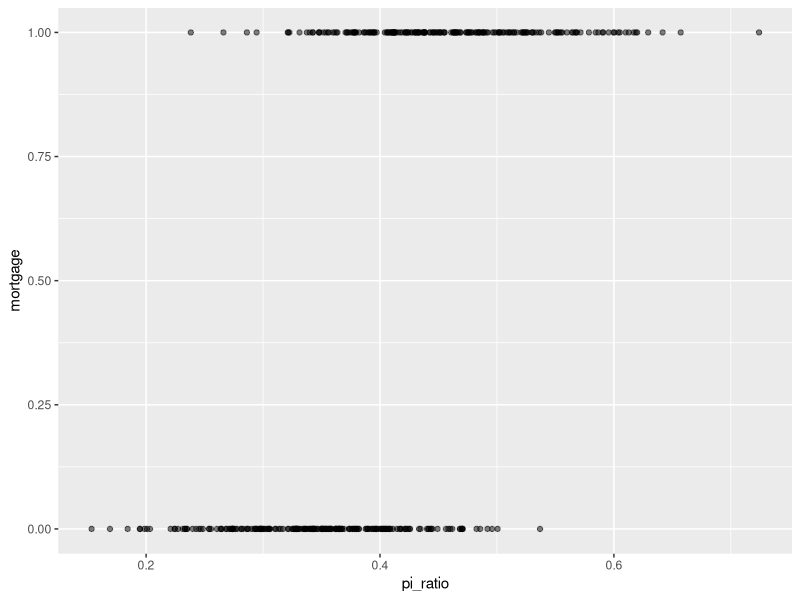
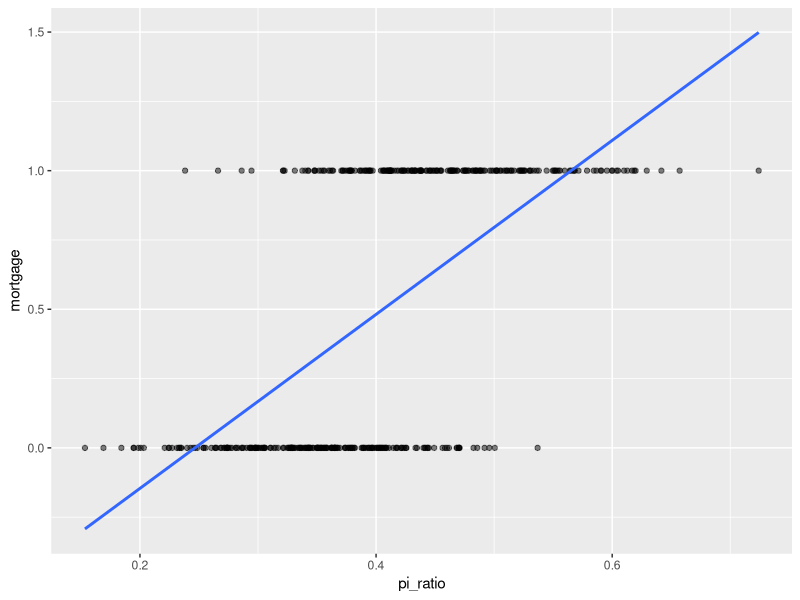
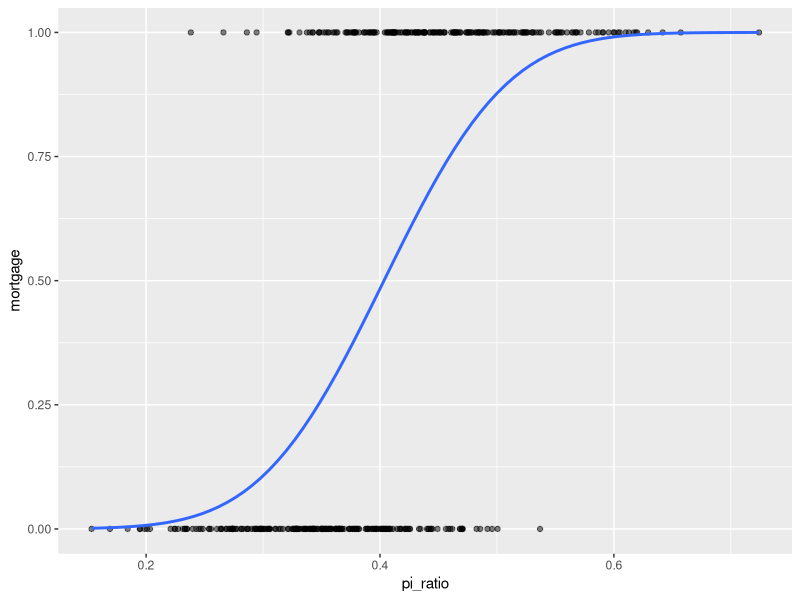
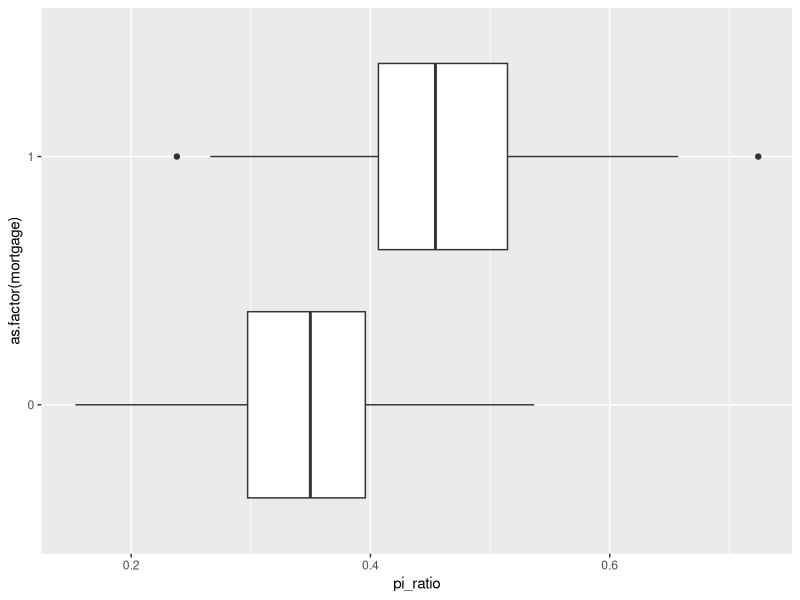
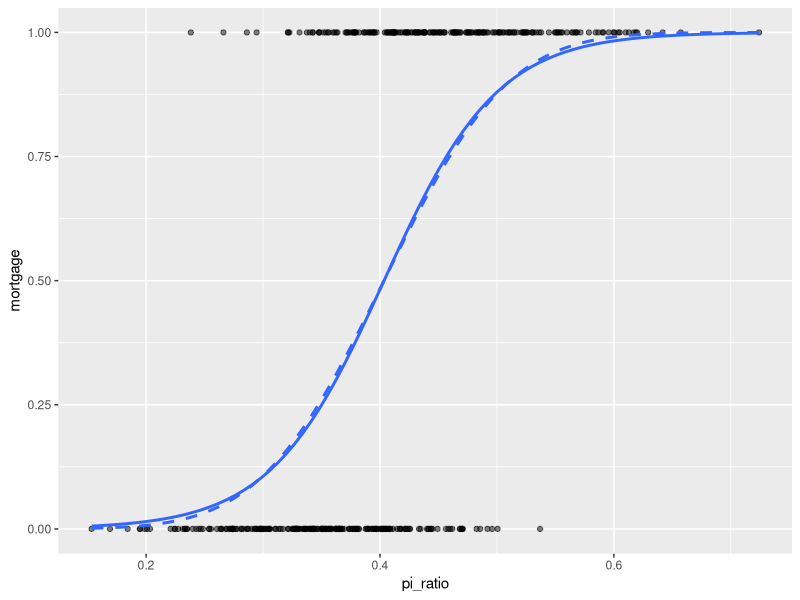

Write the R code that produced these figures, in order.
## ---- chunk 1
knitr::opts_chunk$set(echo = TRUE, warning = FALSE, 
                      error = FALSE, message = FALSE)

library(tidyverse)
library(knitr)
## ---- chunk 2

# library(AER)
# data(HMDA)

# Set seed for reproducibility
set.seed(123)

# Number of observations
n <- 414

# Generate P/I ratio values (assuming a normal distribution)
pi_ratio <- rnorm(n, mean = 0.4, sd = 0.1)

# Generate mortgage variable based on P/I ratio
mortgage_prob <- pnorm(pi_ratio, mean = 0.4, sd = 0.1)
mortgage <- rbinom(n, size = 1, prob = mortgage_prob)

# Create dataset
mortgage_data <- data.frame(mortgage = mortgage, pi_ratio = pi_ratio)

# Display the first few rows of the dataset
head(mortgage_data)
summary(mortgage_data)

## ---- chunk 3
mortgage_data %>% 
  summarise_all(mean)

mortgage_data %>% 
  summarise(correlation = cor(mortgage, pi_ratio))
## ---- chunk 4
ggplot(  
  mortgage_data,  
  aes(pi_ratio, mortgage)) +  
  geom_point(alpha = .5)
## ---- chunk 5
ggplot(  
  mortgage_data,  
  aes(pi_ratio, mortgage)) +  
  geom_point(alpha = .5) +
  geom_smooth(    
    method = "lm",   
    se = FALSE)
## ---- chunk 6
mdl_mort_vs_pi <- lm(mortgage ~ pi_ratio, data = mortgage_data)
summary(mdl_mort_vs_pi)
## ---- chunk 7
ggplot(  
  mortgage_data,  
  aes(pi_ratio, mortgage)) +  
  geom_point(alpha = .5) +
  geom_smooth(    
    method = "glm", method.args=list(family=binomial(link="probit")),   
    se = FALSE)
## ---- chunk 8
ggplot(  
  mortgage_data,  
  aes(pi_ratio, as.factor(mortgage))) +  
  geom_boxplot()
## ---- chunk 9
# estimate the simple probit model 

mdl_probit <- glm(mortgage ~ pi_ratio, 
                  data = mortgage_data, 
                  family = binomial(link = "probit"))
summary(mdl_probit)
## ---- chunk 10
predictions <- predict(mdl_probit,
  newdata = data.frame("pi_ratio" = c(0.4, 0.5)), type = "response"
)

diff(predictions)

## ---- chunk 11
ggplot(  
  mortgage_data,  
  aes(pi_ratio, mortgage)) +  
  geom_point(alpha = .5) +
  geom_smooth(    
    method = "glm", method.args=list(family=binomial(link = "logit")),   
    se = FALSE) +
  geom_smooth(    
    method = "glm", method.args=list(family=binomial(link = "probit")),   
    se = FALSE, linetype = 2)
## ---- chunk 12
# estimate the simple probit model 

mdl_logit <- glm(mortgage ~ pi_ratio, 
                  data = mortgage_data, 
                  family = binomial(link = "logit"))
summary(mdl_logit)
## ---- chunk 13
predictions <- predict(mdl_logit,
  newdata = data.frame("pi_ratio" = c(0.4, 0.5)), type = "response"
)

diff(predictions)

## ---- chunk 14
exp(mdl_logit$coefficients[2] * 0.01)
